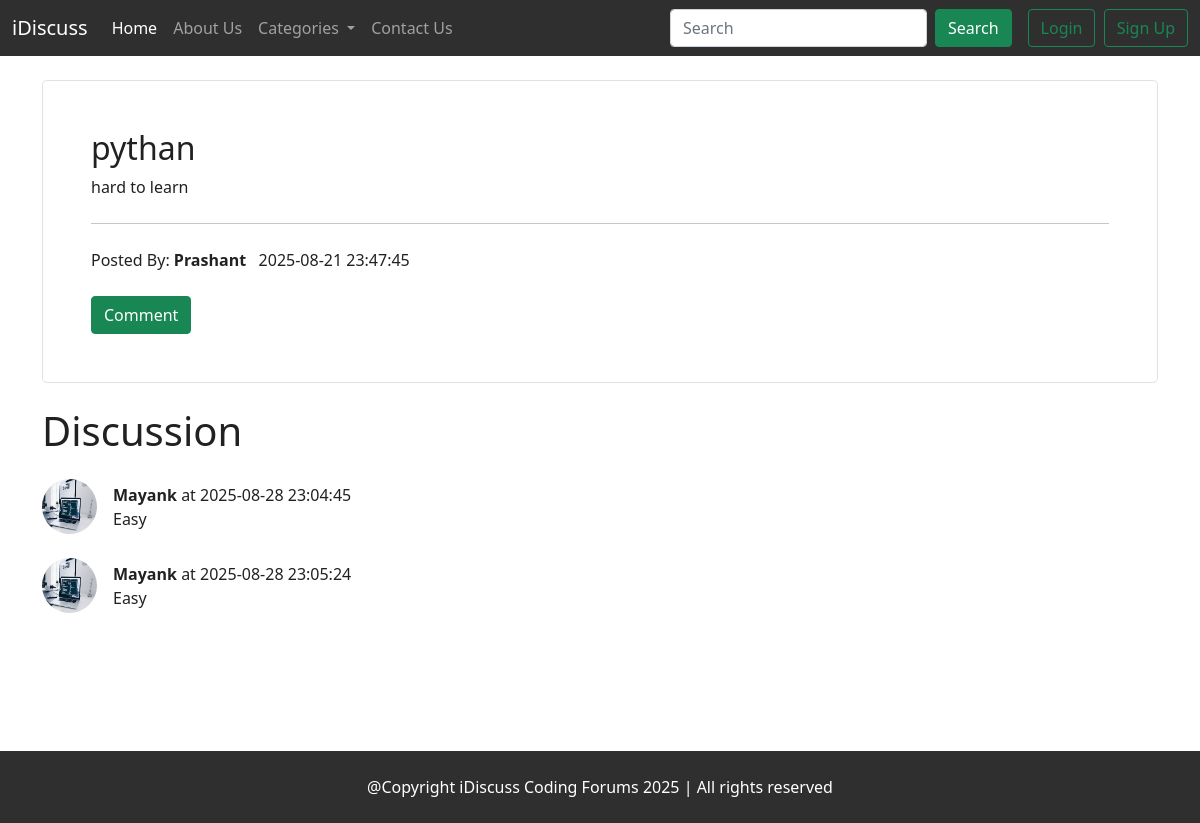
Screenshot of /thread.php?threadid=4 with the database file from the repository.
### tables this page shows
CREATE TABLE `threads` (
  `thread_id` int(5) NOT NULL,
  `thread_name` varchar(50) NOT NULL,
  `thread_desc` text NOT NULL,
  `thread_by` varchar(20) NOT NULL,
  `forum_id` int(5) NOT NULL,
  `time_stamp` datetime NOT NULL DEFAULT current_timestamp()
);

CREATE TABLE `comments` (
  `comment_id` int(5) NOT NULL,
  `comment_content` text NOT NULL,
  `thread_id` int(5) NOT NULL,
  `commented_by` varchar(20) NOT NULL,
  `comment_date` datetime NOT NULL DEFAULT current_timestamp()
);

CREATE TABLE `user_table` (
  `user_id` int(5) NOT NULL,
  `user_dp` varchar(300) NOT NULL DEFAULT 'partials/user.webp',
  `user_name` varchar(20) NOT NULL,
  `email` varchar(50) NOT NULL,
  `varification` int(4) DEFAULT NULL,
  `mobile` decimal(10,0) DEFAULT NULL,
  `password` varchar(255) NOT NULL,
  `dt` datetime NOT NULL DEFAULT current_timestamp()
);

### thread.php (the view, shortened to what this page needs)
<!doctype html>
<html lang="en">
<head>
    <link href="https://cdn.jsdelivr.net/npm/bootstrap@5.0.2/dist/css/bootstrap.min.css" rel="stylesheet"
>
    <link id="themes-link" rel="stylesheet" href="partials/style.css">
</head>
<body style="margin:0;padding:0 " class="theme">
    <?php require 'partials/header.php'; ?>
    <?php
        require "partials/dbconnect.php";
        $thread_id = $_GET['threadid'];
        $sql = "select * from `threads` where thread_id = $thread_id ";
        $result = mysqli_query($conn,$sql);
        if ($result){
           while( $row = mysqli_fetch_assoc($result)){
            $thread_title = $row['thread_name'];
            $thread_by = $row['thread_by'];
            $thread_desc = $row['thread_desc'];
            $thread_time = $row['time_stamp'];
           }
        }
        ?>
    <div class='container my-4'>
        <div class="col-md-12 card-theme my-4">
            <div class="h-100 p-5 bg-body-tertiary border rounded-3">
                <h2><?php echo $thread_title; ?></h2>
                <p class="my-2"><?php echo $thread_desc; ?></p>
                <hr class="my-4">
                Posted By: <span class="mt-4  fs-6 fw-bold"><?php echo $thread_by ;?>
                    &nbsp&nbsp</span><?php echo $thread_time ;?>
                <div class="mt-4"><button class="btn btn-success " type="button" data-bs-toggle="collapse"
                        data-bs-target="#questionExample" aria-expanded="false" aria-controls="questionExample"> Comment
                    </button></div>
            </div>
        </div>
    </div>
    <div class='container my-4' style="min-height:320px">
        <h1 class="display-6 my-4">Discussion </h1>
        <?php
        require "partials/dbconnect.php";
        $sql = "select * from `comments` where thread_id = $thread_id";
        $result = mysqli_query($conn,$sql);
        if ($result){
           while( $row = mysqli_fetch_assoc($result)){
            $user_id = $row['commented_by'];
            $comment = $row['comment_content'];
            $comment_time = $row['comment_date'];
            $sql2 = "SELECT * FROM `user_table` WHERE user_name='$user_id';";
    $result2 = mysqli_query($conn,$sql2);
    $row2=mysqli_fetch_assoc($result2);
    if(mysqli_num_rows($result2)==0){
        $image="images/user.webp";
    }
    else{
    $image = $row2['user_dp'];
    }
            echo '<div class="d-flex align-items-center my-4">
            <div class="flex-shrink-0">
                <img src="'.$image.'" width="55px" height="55px" class="rounded-circle" alt="...">
            </div>
            <div class="flex-grow-1 ms-3">
              <span class ="fw-bold" >'.$user_id.'</span><span> at '.$comment_time.'</span>
               <div> '.$comment.' </div>
            </div>
        </div>';
           }
        }
        ?>
    </div>
    <?php require 'partials/footer.php'; ?>
</body>
</html>

### partials/style.css (style rules this page uses)
:root { --pri-color: rgb(255, 255, 255); --sec-color: rgb(255, 255, 255); --tri-color: rgb(47, 47, 47); --text-color: rgb(33, 33, 33); --text2-color: white; }
.theme { background-color: var(--pri-color); color: var(--text-color); }
.card-theme { background-color: var(--sec-color); color: var(--text-color); }

### rows the page displays
threads: thread_name "pythan", thread_desc "hard to learn", thread_by "Prashant", time_stamp "2025-08-21 23:47:45"
comments: user_table.user_dp (picture), commented_by "Mayank", comment_date "2025-08-28 23:04:45", comment_content "Easy"
comments: user_table.user_dp (picture), commented_by "Mayank", comment_date "2025-08-28 23:05:24", comment_content "Easy"
